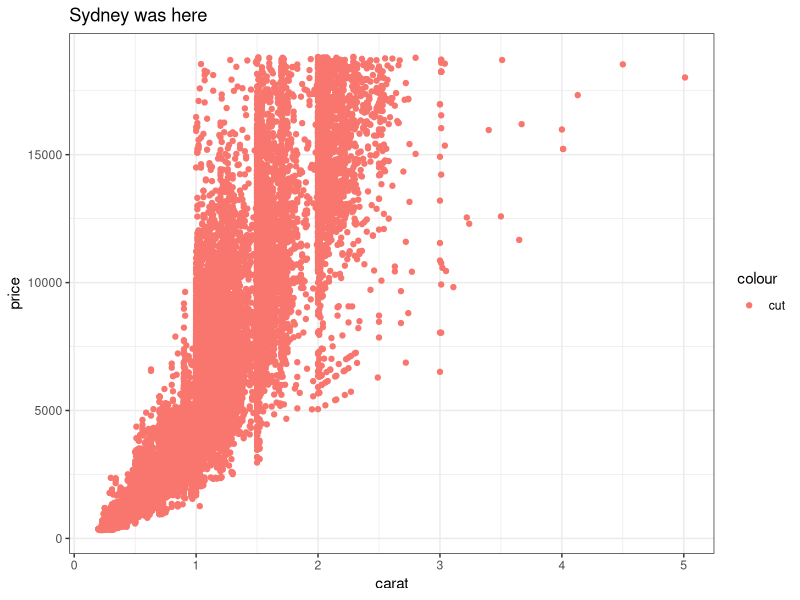
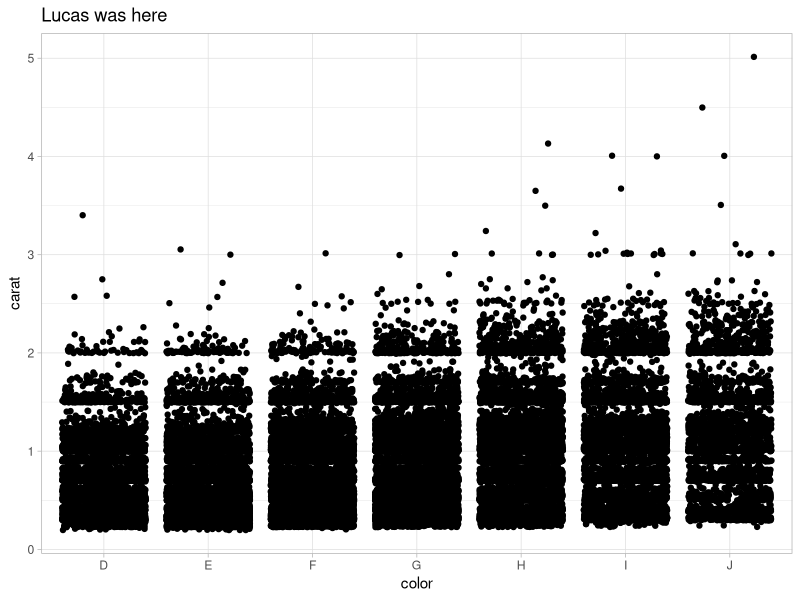
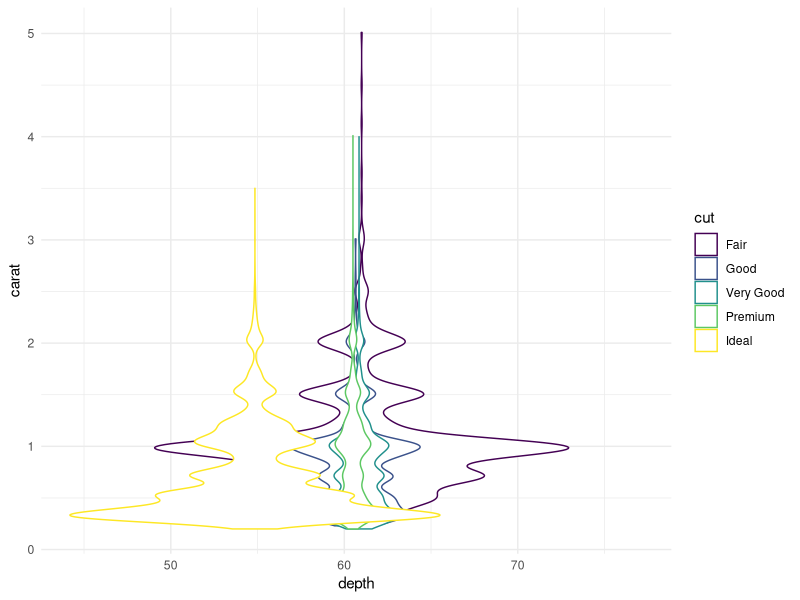
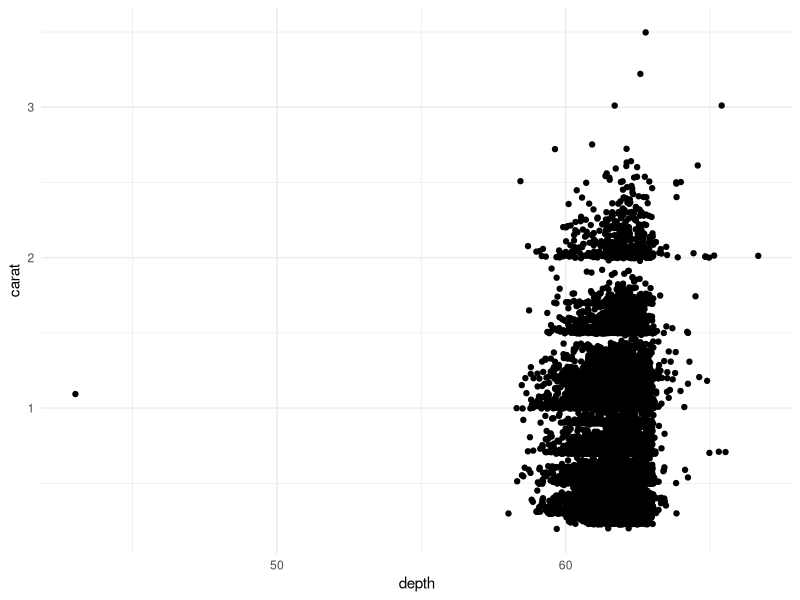
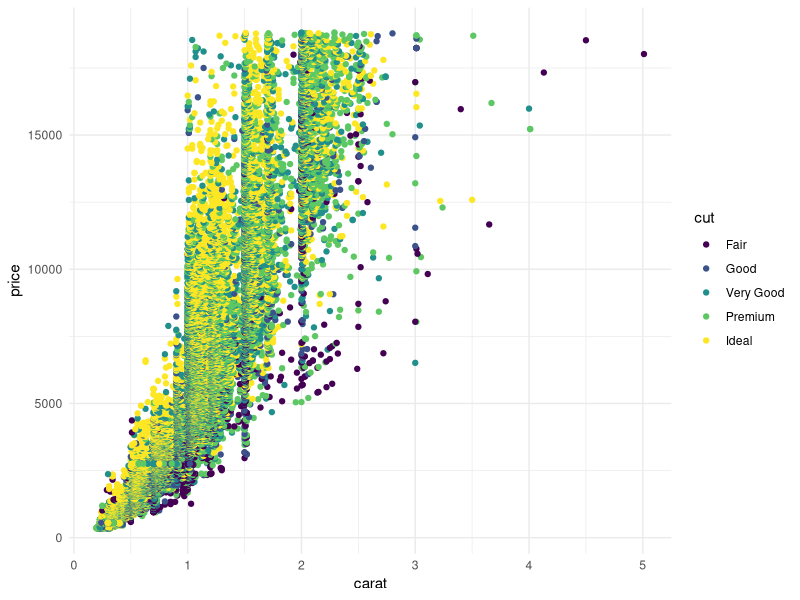

Write the R code that produced these figures, in order.
## ---- chunk 1
knitr::opts_chunk$set(echo = TRUE)
library(tidyverse)
## ---- chunk 2
# Partner 1: 
# Run the code below to see the original graph
# Change the code below to make the point color change based on 'cut', and update the theme to theme_bw(). Update the title to include your first name. 

ggplot(data = diamonds, aes(x = carat, y = price)) +
  geom_point(aes(color = "cut")) +
  theme_bw() +
  labs(title = "Sydney was here")
## ---- chunk 3
# Partner 2: 
# Run the code below to see the original graph
# Change the code below to make the geom a geom_jitter, and update the theme to theme_light. Update the title to include your first name. 

ggplot(data = diamonds, aes(x = color, y = carat)) +
  geom_jitter() +
  theme_light() +
  labs(title = "Lucas was here")
## ---- chunk 4
ggplot(data = diamonds, aes(x = depth, y = carat, color = cut)) +
  geom_violin() +
  theme_minimal()
  
# Here are my updates!
ideal_diamonds <- diamonds %>% 
  filter(cut == "Ideal")

ggplot(data = ideal_diamonds, aes(x = depth, y = carat)) +
  geom_jitter() +
  theme_minimal()
## ---- chunk 5
# Made diamond carat and price graph, colored by cut
ggplot(data = diamonds, aes(x = carat, y = price, color = cut)) +
  geom_point() +
  theme_minimal()

